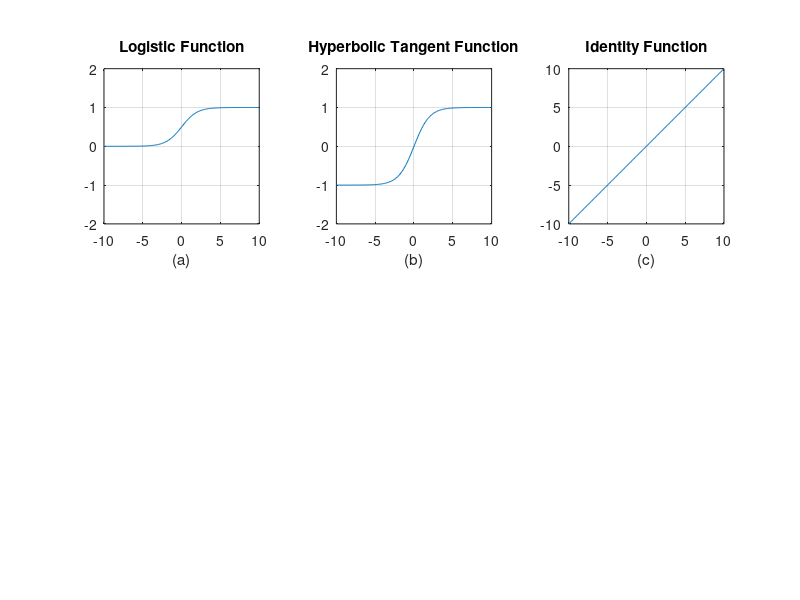

Write the MATLAB code that produced this figure.
% Illustration of various activation functions used in NN's
x = -10:0.1:10;
tmp = exp(-x);
y1 = 1./(1+tmp);
y2 = (1-tmp)./(1+tmp);
y3 = x;
subplot(231); plot(x, y1); grid on;
axis([min(x) max(x) -2 2]);
title('Logistic Function');
xlabel('(a)');
axis('square');
subplot(232); plot(x, y2); grid on;
axis([min(x) max(x) -2 2]);
title('Hyperbolic Tangent Function');
xlabel('(b)');
axis('square');
subplot(233); plot(x, y3); grid on;
axis([min(x) max(x) min(x) max(x)]);
title('Identity Function');
xlabel('(c)');
axis('square');